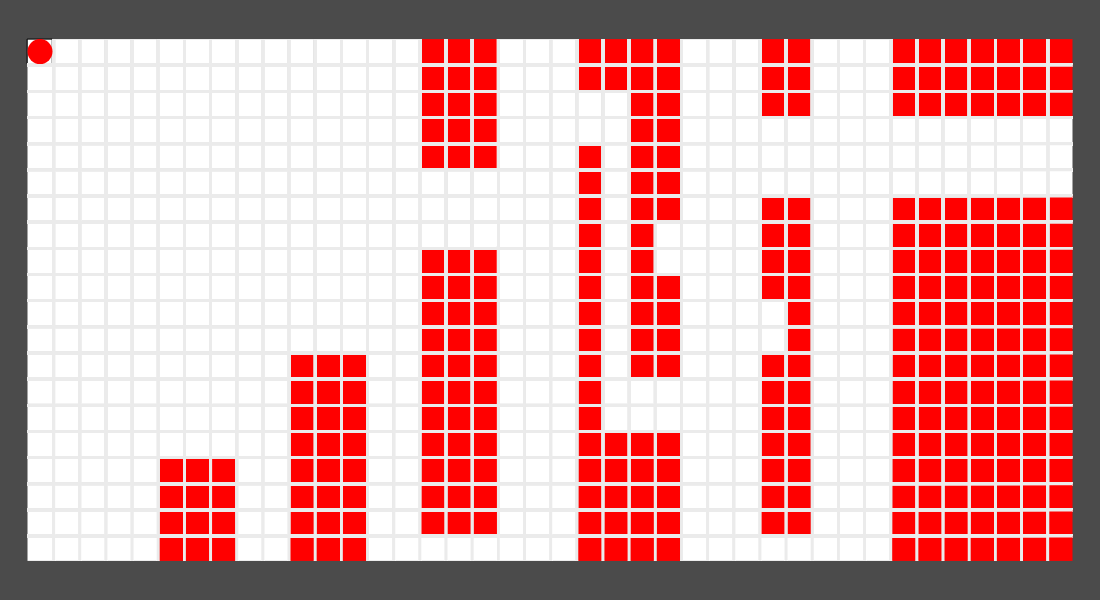
Frame 1 (no input)
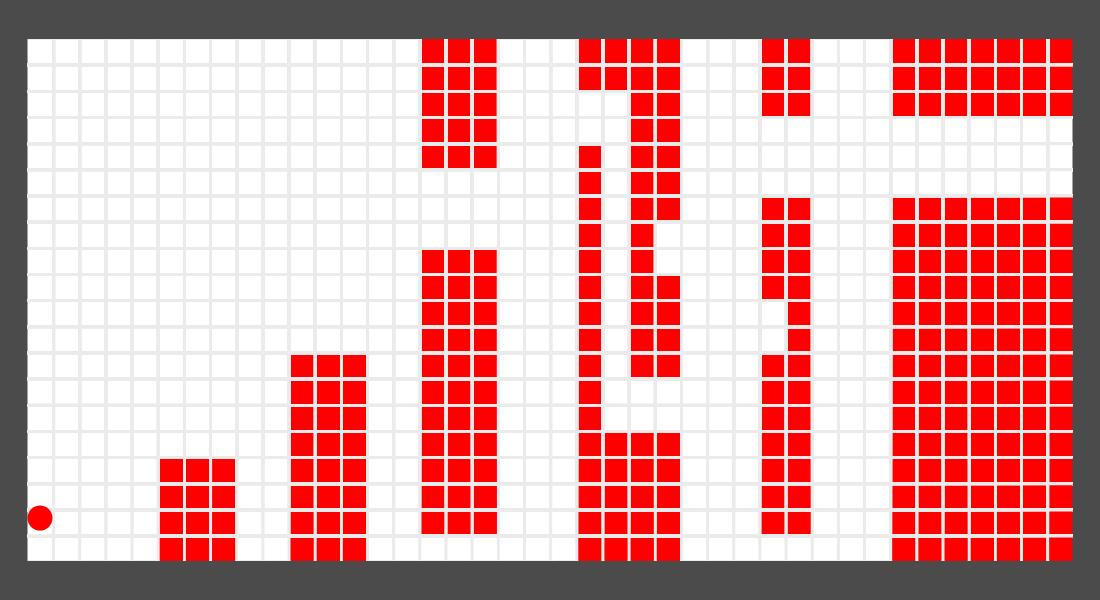
Frame 60 (no input)
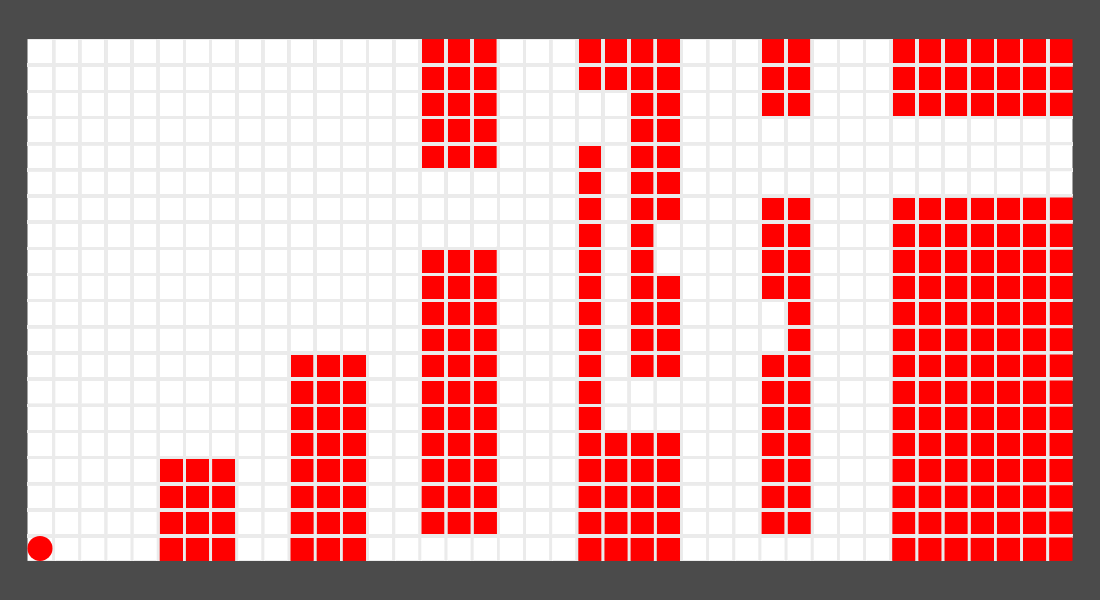
Frame 120 (the mouse pressed at the canvas centre since frame 60)

The p5.js sketch that drew these frames (run headless with seeded random() and noise() and a simulated clock; from frame 60 on, the mouse is pressed at the canvas centre):

// p5.js sketch
// ── sketch.js
//0:rectXRest, 1:rectYRest, 2:left, 3:right, 4:down, 5:playerX, 6:playerY, 7:jump, 8:jumped, 9:roof, 10:baneChange
var rest = [1, 1, true, true, true, 1, 1, false, false, false, false];
var ground = 2;
var player = {
    x: 1,
    y: 1,
    sz: 1,
}



function setup(){
    createCanvas(1100, 600);
    banen = new Bane();
    player1 = new Ball(); 

    banen.banerne();
}


function draw(){
        
        
        textSize(200);
        text('d', width+100, 1111);

        background(75);
        
        if(rest[10] == true) banen.baneSorting();
        rest = banen.banen(player.x, player.y, player.sz, rest[8]);

        ground = player1.move(rest[0], rest[1], rest[2], rest[3], rest[4], rest[5], rest[6], rest[9]);

        player = player1.display();


        
}

function keyPressed(){
    if(rest[7] == true && key == 'ArrowUp' || rest[7] == true && key == ' ' || rest[7] == true && key == 'w'){
        rest[8] = true;
        player1.jump();
    }

}

// ── Ball.js
class Ball{
    constructor(){
        this.sz = 25;
        this.x = width/2.5;
        this.y = 500;
        this.xy;
        this.velocity = createVector(0, 0);
        this.forceUp = -25;
        this.friction = 0.9;
        this.rectXRest;
        this.rectYRest;
        this.gravity = 0.6;
        this.acceleration = 0.6;
        this.airResistans = 0.95;
        this.left = true;
        this.right = true;
        this.down = true;
        this.roof = false;
    }




    move(rectXRest, rectYRest, left, right, down, x, y, roof){
        this.rectXRest = rectXRest;
        this.rectYRest = rectYRest;
        this.roof = roof;
        this.left = left;
        this.right = right;
        this.down = down;
        this.x = x;
        this.y = y;
        
        if(this.roof == true){
            this.velocity.y = 0;
        } 
        

        if(this.down == true){
            this.velocity.y += this.gravity;
            this.velocity.y *= this.airResistans;
            this.y += this.velocity.y;
        }
        if(this.left == true && keyIsDown(LEFT_ARROW) || this.left == true && keyIsDown(65)){
            this.velocity.x += this.acceleration;
            this.velocity.x *= this.friction;
            this.x -= this.velocity.x;
            if(this.x <= this.sz/2) this.x = this.sz/2;
        }
        if(this.right == true && keyIsDown(RIGHT_ARROW) || this.right == true && keyIsDown(68)){
            this.velocity.x += this.acceleration;
            this.velocity.x *= this.friction;
            this.x += this.velocity.x;
            if(this.x >= width-this.sz/2) this.x = width-this.sz/2;
        }


        if(this.x < this.rectXRest + this.sz/2){
            this.x = this.rectXRest + this.sz/2;
        }
        if(this.x > width - this.rectXRest - this.sz/2){
            this.x = width - this.rectXRest - this.sz/2;
        }
        if(this.y > height - this.sz/2 - this.rectYRest){
            this.y = height - this.sz/2 - this.rectYRest;
        }
        if(this.y < this.sz/2 + this.rectYRest){
            this.y = this.sz/2 + this.rectYRest;
        }
            

    

        return height - this.rectYRest - this.sz/2;
    }


    jump(){
       this.velocity.y = this.forceUp;
    }


    display(){
        fill(255, 0, 0);
        strokeWeight(0);
        circle(this.x, this.y, this.sz);

        this.xy = {
            x: this.x,
            y: this.y,
            sz: this.sz,
        }


        return this.xy;
    }

    
    
}


 
// ── Bane.js
class Bane{
    constructor(){
        this.rectXPos = 0;
        this.rectYPos = 0;
        this.rectAntalRowsX = 40;
        this.rectAntalRowsY = this.rectAntalRowsX/2;
        this.lineAntalRowsX = this.rectAntalRowsX-1;
        this.lineAntalRowsY = this.rectAntalRowsY-1;
        if(this.rectAntalRowsX < 2)this.rectAntalRowsX = 2;
        if(this.rectAntalRowsX%2 != 0) this.rectAntalRowsX++;
        this.rectSz = width/this.rectAntalRowsX*0.9;
        this.lineSz = width/(this.rectAntalRowsX-1)*0.05;
        this.rectYRest = (height-this.lineSz*this.lineAntalRowsY-this.rectSz*this.rectAntalRowsY)/2;
        this.rectXRest = (width-(this.rectSz*this.rectAntalRowsX + this.lineSz*this.lineAntalRowsX))/2;
        this.grid = createVector(0, 0);
        this.left = true;
        this.right = true;
        this.down = true;
        this.roof = false;
        this.returnRest = [this.rectXRest, this.rectYRest, this.left, this.right, this.down];
        this.baneArray = [];
        this.baneArray1_1 = [];
        this.baneArray1_2 = [];
        this.baneNumber;
        this.playerX;
        this.playerY;
        this.playerSz;
        this.counter;
        this.antalRowsJump = 35;
        this.antalRowsBeforeJump = 39;
        this.baneChange = false;
        
  
    }


    banerne(){
        this.baneArray1_1 = [
            //  1, 2, 3, 4, 5, 6, 7, 8, 9, 10,11,12,13,14,15,16,17,18,19,20,21,22,23,24,25,26,27,28,29,30,31,32,33,34,35,36,37,38,39,40
        /* 1 */ 0, 0, 0, 0, 0, 0, 0, 0, 0, 0, 0, 0, 0, 0, 0, 1, 1, 1, 0, 0, 0, 1, 1, 1, 1, 0, 0, 0, 1, 1, 0, 0, 0, 1, 1, 1, 1, 1, 1, 1,
        /* 2 */ 0, 0, 0, 0, 0, 0, 0, 0, 0, 0, 0, 0, 0, 0, 0, 1, 1, 1, 0, 0, 0, 1, 1, 1, 1, 0, 0, 0, 1, 1, 0, 0, 0, 1, 1, 1, 1, 1, 1, 1,
        /* 3 */ 0, 0, 0, 0, 0, 0, 0, 0, 0, 0, 0, 0, 0, 0, 0, 1, 1, 1, 0, 0, 0, 0, 0, 1, 1, 0, 0, 0, 1, 1, 0, 0, 0, 1, 1, 1, 1, 1, 1, 1,
        /* 4 */ 0, 0, 0, 0, 0, 0, 0, 0, 0, 0, 0, 0, 0, 0, 0, 1, 1, 1, 0, 0, 0, 0, 0, 1, 1, 0, 0, 0, 0, 0, 0, 0, 0, 0, 0, 0, 0, 0, 0, 0,
        /* 5 */ 0, 0, 0, 0, 0, 0, 0, 0, 0, 0, 0, 0, 0, 0, 0, 1, 1, 1, 0, 0, 0, 1, 0, 1, 1, 0, 0, 0, 0, 0, 0, 0, 0, 0, 0, 0, 0, 0, 0, 0,
        /* 6 */ 0, 0, 0, 0, 0, 0, 0, 0, 0, 0, 0, 0, 0, 0, 0, 0, 0, 0, 0, 0, 0, 1, 0, 1, 1, 0, 0, 0, 0, 0, 0, 0, 0, 0, 0, 0, 0, 0, 0, 0,
        /* 7 */ 0, 0, 0, 0, 0, 0, 0, 0, 0, 0, 0, 0, 0, 0, 0, 0, 0, 0, 0, 0, 0, 1, 0, 1, 1, 0, 0, 0, 1, 1, 0, 0, 0, 1, 1, 1, 1, 1, 1, 1,
        /* 8 */ 0, 0, 0, 0, 0, 0, 0, 0, 0, 0, 0, 0, 0, 0, 0, 0, 0, 0, 0, 0, 0, 1, 0, 1, 0, 0, 0, 0, 1, 1, 0, 0, 0, 1, 1, 1, 1, 1, 1, 1,
        /* 9 */ 0, 0, 0, 0, 0, 0, 0, 0, 0, 0, 0, 0, 0, 0, 0, 1, 1, 1, 0, 0, 0, 1, 0, 1, 0, 0, 0, 0, 1, 1, 0, 0, 0, 1, 1, 1, 1, 1, 1, 1,
       /* 10 */ 0, 0, 0, 0, 0, 0, 0, 0, 0, 0, 0, 0, 0, 0, 0, 1, 1, 1, 0, 0, 0, 1, 0, 1, 1, 0, 0, 0, 1, 1, 0, 0, 0, 1, 1, 1, 1, 1, 1, 1,
       /* 11 */ 0, 0, 0, 0, 0, 0, 0, 0, 0, 0, 0, 0, 0, 0, 0, 1, 1, 1, 0, 0, 0, 1, 0, 1, 1, 0, 0, 0, 0, 1, 0, 0, 0, 1, 1, 1, 1, 1, 1, 1,
       /* 12 */ 0, 0, 0, 0, 0, 0, 0, 0, 0, 0, 0, 0, 0, 0, 0, 1, 1, 1, 0, 0, 0, 1, 0, 1, 1, 0, 0, 0, 0, 1, 0, 0, 0, 1, 1, 1, 1, 1, 1, 1,
       /* 13 */ 0, 0, 0, 0, 0, 0, 0, 0, 0, 0, 1, 1, 1, 0, 0, 1, 1, 1, 0, 0, 0, 1, 0, 1, 1, 0, 0, 0, 1, 1, 0, 0, 0, 1, 1, 1, 1, 1, 1, 1,
       /* 14 */ 0, 0, 0, 0, 0, 0, 0, 0, 0, 0, 1, 1, 1, 0, 0, 1, 1, 1, 0, 0, 0, 1, 0, 0, 0, 0, 0, 0, 1, 1, 0, 0, 0, 1, 1, 1, 1, 1, 1, 1,
       /* 15 */ 0, 0, 0, 0, 0, 0, 0, 0, 0, 0, 1, 1, 1, 0, 0, 1, 1, 1, 0, 0, 0, 1, 0, 0, 0, 0, 0, 0, 1, 1, 0, 0, 0, 1, 1, 1, 1, 1, 1, 1,
       /* 16 */ 0, 0, 0, 0, 0, 0, 0, 0, 0, 0, 1, 1, 1, 0, 0, 1, 1, 1, 0, 0, 0, 1, 1, 1, 1, 0, 0, 0, 1, 1, 0, 0, 0, 1, 1, 1, 1, 1, 1, 1,
       /* 17 */ 0, 0, 0, 0, 0, 1, 1, 1, 0, 0, 1, 1, 1, 0, 0, 1, 1, 1, 0, 0, 0, 1, 1, 1, 1, 0, 0, 0, 1, 1, 0, 0, 0, 1, 1, 1, 1, 1, 1, 1,
       /* 18 */ 0, 0, 0, 0, 0, 1, 1, 1, 0, 0, 1, 1, 1, 0, 0, 1, 1, 1, 0, 0, 0, 1, 1, 1, 1, 0, 0, 0, 1, 1, 0, 0, 0, 1, 1, 1, 1, 1, 1, 1,
       /* 19 */ 0, 0, 0, 0, 0, 1, 1, 1, 0, 0, 1, 1, 1, 0, 0, 1, 1, 1, 0, 0, 0, 1, 1, 1, 1, 0, 0, 0, 1, 1, 0, 0, 0, 1, 1, 1, 1, 1, 1, 1,
       /* 20 */ 0, 0, 0, 0, 0, 1, 1, 1, 0, 0, 1, 1, 1, 0, 0, 0, 0, 0, 0, 0, 0, 1, 1, 1, 1, 0, 0, 0, 0, 0, 0, 0, 0, 1, 1, 1, 1, 1, 1, 1,  
        ]
        this.baneArray1_2 = [
            //  1, 2, 3, 4, 5, 6, 7, 8, 9, 10,11,12,13,14,15,16,17,18,19,20,21,22,23,24,25,26,27,28,29,30,31,32,33,34,35,36,37,38,39,40
        /* 1 */ 0, 0, 0, 0, 0, 0, 0, 0, 0, 0, 0, 0, 0, 0, 0, 1, 1, 1, 0, 0, 0, 1, 1, 1, 1, 0, 0, 0, 1, 1, 0, 0, 0, 1, 1, 1, 1, 1, 1, 1,
        /* 2 */ 0, 0, 0, 0, 0, 0, 0, 0, 0, 0, 0, 0, 0, 0, 0, 1, 1, 1, 0, 0, 0, 1, 1, 1, 1, 0, 0, 0, 1, 1, 0, 0, 0, 1, 1, 1, 1, 1, 1, 1,
        /* 3 */ 0, 0, 0, 0, 0, 0, 0, 0, 0, 0, 0, 0, 0, 0, 0, 1, 1, 1, 0, 0, 0, 0, 0, 1, 1, 0, 0, 0, 1, 1, 0, 0, 0, 1, 1, 1, 1, 1, 1, 1,
        /* 4 */ 0, 0, 0, 0, 0, 0, 0, 0, 0, 0, 0, 0, 0, 0, 0, 1, 1, 1, 0, 0, 0, 0, 0, 1, 1, 0, 0, 0, 0, 0, 0, 0, 0, 0, 0, 0, 0, 0, 0, 0,
        /* 5 */ 0, 0, 0, 0, 0, 0, 0, 0, 0, 0, 0, 0, 0, 0, 0, 1, 1, 1, 0, 0, 0, 1, 0, 1, 1, 0, 0, 0, 0, 0, 0, 0, 0, 0, 0, 0, 0, 0, 0, 0,
        /* 6 */ 0, 0, 0, 0, 0, 0, 0, 0, 0, 0, 0, 0, 0, 0, 0, 0, 0, 0, 0, 0, 0, 1, 0, 1, 1, 0, 0, 0, 0, 0, 0, 0, 0, 0, 0, 0, 0, 0, 0, 0,
        /* 7 */ 0, 0, 0, 0, 0, 0, 0, 0, 0, 0, 0, 0, 0, 0, 0, 0, 0, 0, 0, 0, 0, 1, 0, 1, 1, 0, 0, 0, 1, 1, 0, 0, 0, 1, 1, 1, 1, 1, 1, 1,
        /* 8 */ 0, 0, 0, 0, 0, 0, 0, 0, 0, 0, 0, 0, 0, 0, 0, 0, 0, 0, 0, 0, 0, 1, 0, 1, 0, 0, 0, 0, 1, 1, 0, 0, 0, 1, 1, 1, 1, 1, 1, 1,
        /* 9 */ 0, 0, 0, 0, 0, 0, 0, 0, 0, 0, 0, 0, 0, 0, 0, 1, 1, 1, 0, 0, 0, 1, 0, 1, 0, 0, 0, 0, 1, 1, 0, 0, 0, 1, 1, 1, 1, 1, 1, 1,
       /* 10 */ 0, 0, 0, 0, 0, 0, 0, 0, 0, 0, 0, 0, 0, 0, 0, 1, 1, 1, 0, 0, 0, 1, 0, 1, 1, 0, 0, 0, 1, 1, 0, 0, 0, 1, 1, 1, 1, 1, 1, 1,
       /* 11 */ 0, 0, 0, 0, 0, 0, 0, 0, 0, 0, 0, 0, 0, 0, 0, 1, 1, 1, 0, 0, 0, 1, 0, 1, 1, 0, 0, 0, 0, 1, 0, 0, 0, 1, 1, 1, 1, 1, 1, 1,
       /* 12 */ 0, 0, 0, 0, 0, 0, 0, 0, 0, 0, 0, 0, 0, 0, 0, 1, 1, 1, 0, 0, 0, 1, 0, 1, 1, 0, 0, 0, 0, 1, 0, 0, 0, 1, 1, 1, 1, 1, 1, 1,
       /* 13 */ 0, 0, 0, 0, 0, 0, 0, 0, 0, 0, 1, 1, 1, 0, 0, 1, 1, 1, 0, 0, 0, 1, 0, 1, 1, 0, 0, 0, 1, 1, 0, 0, 0, 1, 1, 1, 1, 1, 1, 1,
       /* 14 */ 0, 0, 0, 0, 0, 0, 0, 0, 0, 0, 1, 1, 1, 0, 0, 1, 1, 1, 0, 0, 0, 1, 0, 0, 0, 0, 0, 0, 1, 1, 0, 0, 0, 1, 1, 1, 1, 1, 1, 1,
       /* 15 */ 0, 0, 0, 0, 0, 0, 0, 0, 0, 0, 1, 1, 1, 0, 0, 1, 1, 1, 0, 0, 0, 1, 0, 0, 0, 0, 0, 0, 1, 1, 0, 0, 0, 1, 1, 1, 1, 1, 1, 1,
       /* 16 */ 0, 0, 0, 0, 0, 0, 0, 0, 0, 0, 1, 1, 1, 0, 0, 1, 1, 1, 0, 0, 0, 1, 1, 1, 1, 0, 0, 0, 1, 1, 0, 0, 0, 1, 1, 1, 1, 1, 1, 1,
       /* 17 */ 0, 0, 0, 0, 0, 1, 1, 1, 0, 0, 1, 1, 1, 0, 0, 1, 1, 1, 0, 0, 0, 1, 1, 1, 1, 0, 0, 0, 1, 1, 0, 0, 0, 1, 1, 1, 1, 1, 1, 1,
       /* 18 */ 0, 0, 0, 0, 0, 1, 1, 1, 0, 0, 1, 1, 1, 0, 0, 1, 1, 1, 0, 0, 0, 1, 1, 1, 1, 0, 0, 0, 1, 1, 0, 0, 0, 1, 1, 1, 1, 1, 1, 1,
       /* 19 */ 0, 0, 0, 0, 0, 1, 1, 1, 0, 0, 1, 1, 1, 0, 0, 1, 1, 1, 0, 0, 0, 1, 1, 1, 1, 0, 0, 0, 1, 1, 0, 0, 0, 1, 1, 1, 1, 1, 1, 1,
       /* 20 */ 0, 0, 0, 0, 0, 1, 1, 1, 0, 0, 1, 1, 1, 0, 0, 0, 0, 0, 0, 0, 0, 1, 1, 1, 1, 0, 0, 0, 0, 0, 0, 0, 0, 1, 1, 1, 1, 1, 1, 1,  
        ]




        this.baneArray = this.baneArray1_1;
    }


    banen(playerX, playerY, playerSz, jumped){
        this.playerSz = playerSz;
        this.playerX = playerX;
        this.playerY = playerY;
        this.jumped = jumped;
        this.right = true;
        this.left = true;
        this.down = true;
        this.jump = false;
        this.roof = false;
        

        

        for(this.grid.y = 0; this.grid.y < this.rectAntalRowsY; this.grid.y++){ //dette laver det firkantet grid på y-aksen
            for(this.grid.x = 0; this.grid.x < this.rectAntalRowsX; this.grid.x++){ //dette laver det firkantet grid på x-aksen
                this.rectXPos = this.grid.x * this.rectSz + this.grid.x * this.lineSz + this.rectXRest; //blokkens x-position
                this.rectYPos = this.grid.y * this.rectSz + this.grid.y * this.lineSz + this.rectYRest; //blokkens y-position
                this.baneNumber = this.grid.x + this.grid.y * this.rectAntalRowsX; //blokkens id eller nummer ifh. til arrayet
                fill(255);

                





                // hele if-statementet kigger på om baneArray i 'n' er lig med 1 og hvis det er det, så er det en blok, som man kan træde på
                if(this.baneArray[this.baneNumber] == 1 || mouseIsPressed && this.rectXPos <= mouseX && this.rectXPos + this.rectSz >= mouseX && this.rectYPos <= mouseY && this.rectYPos + this.rectSz >= mouseY){
                    this.baneArray[this.baneNumber] = 1;
                    fill(255, 0 ,0);

                    if(this.jumped == false && this.playerX >= this.rectXPos - this.lineSz && this.playerX <= this.rectXPos + this.rectSz + this.lineSz && this.playerY <= this.rectYPos + this.rectSz/2 - 1 && this.playerY + this.playerSz/2 + this.lineSz >= this.rectYPos){
                        this.down = false; // denne if statement gør at man stopper med at udregne tyngdekraften i Ball.js og ens player rykker sig ikke fra y-aksen når man står på en blok
                        this.playerY = this.rectYPos - this.playerSz/2 - this.lineSz;
                        print("down = false: " + this.down);
                    }
                    if(this.playerX >= this.rectXPos - this.lineSz && this.playerX <= this.rectXPos + this.rectSz + this.lineSz && this.playerY >= this.rectYPos + this.rectSz/2 + 1 && this.playerY <= this.rectYPos + this.rectSz + this.playerSz/2 + this.lineSz){
                        this.playerY = this.rectYPos + this.rectSz + this.playerSz/2 + this.lineSz;
                        this.roof = true; // denne if statement gør at man ændre velocity i Ball.js til 0 og ens player falder ned når man rammer en blok oven over en selv
                        print("down = true: " + this.down);
                    }
                    if(this.rectXPos + this.rectSz/2 - 1 >= this.playerX && this.rectXPos <= this.playerX + this.playerSz/2 + this.lineSz && this.rectYPos - this.lineSz <= this.playerY && this.rectYPos >= this.playerY - this.rectSz - this.playerSz/2 - this.lineSz + 1){
                        this.right = false; // denne if statement gør at man ikke kan gå til højre, hvis man rammer en blok ved at trykke højre arrow
                        this.playerX = this.rectXPos - this.playerSz/2 - this.lineSz;
                        print("right = false: " + this.right);
                    }

                    if(this.rectXPos + this.rectSz/2 + 1 <= this.playerX && this.rectXPos + this.rectSz + this.playerSz/2 + this.lineSz >= this.playerX && this.rectYPos - this.lineSz <= this.playerY && this.rectYPos >= this.playerY - this.rectSz - this.playerSz/2 - this.lineSz + 1){ 
                        this.left = false; // denne if statement gør at man ikke kan gå til venstre, hvis man rammer en blok ved at trykke venstre arrow
                        this.playerX = this.rectXPos + this.rectSz + this.playerSz/2 + this.lineSz;
                        print("left = false: " + this.left);
                    }

                    if(this.playerY == this.rectYPos - this.playerSz/2 - this.lineSz){ //gør sådan at playeren kan hoppe på blokkene
                        this.jump = true;
                    }

                } 


                rect(this.rectXPos, this.rectYPos, this.rectSz, this.rectSz);
                
               
                stroke(235);
                strokeCap(SQUARE);
                strokeWeight(this.lineSz*2);
                if(this.grid.y != 0)
                line(this.rectXRest, this.rectYPos, width - this.rectXRest, this.rectYPos);
                if(this.grid.x != 0)
                line(this.rectXPos, this.rectYRest, this.rectXPos, height - this.rectYRest);
                noStroke();
                
               

                //gør sådan at banen ændre sig i sketch.js ved at kalde baneSortering
                if(this.playerX >= this.rectXPos && this.grid.x >= this.antalRowsBeforeJump){
                    this.baneChange = true;
                    this.playerX -= (this.rectSz + this.lineSz) * (this.antalRowsJump + 1) + this.playerSz;
                }


            }
           
            
        }

        this.jumped = false; // gør sådan at playeren kan hoppe ellers ville playeren ikke hopppe når down == false og bare blive på blokken

        if(height - this.playerSz/2 - this.rectYRest == this.playerY){ //gør sådan at playeren kan hoppe i grundfladen
           this.jump = true; 
        } 

        if(this.playerY <= this.rectYRest + this.playerSz/2){ // gør sådan at playeren falder med det samme når den rammer taget
            this.playerY = this.rectYRest + this.playerSz/2;
            this.roof = true;
        }
        this.returnRest = [this.rectXRest, this.rectYRest, this.left, this.right, this.down, this.playerX, this.playerY, this.jump, this.jumped, this.roof, this.baneChange];
        return this.returnRest;
    }




    baneSorting(){
        //rykker arayet og hele gridet, ligesom at rykke ens kamera, sådan at der kommer en ny adition til banen, sådan at det er en lang bane
       
        for(this.counter = 0; this.counter < this.rectAntalRowsX * this.rectAntalRowsY; this.counter ++){
            if(this.counter % this.rectAntalRowsX == 0)this.baneArray.splice(this.counter, this.antalRowsJump);
            if(this.counter % this.rectAntalRowsX >= this.rectAntalRowsX - this.antalRowsJump)this.baneArray.splice(this.counter, 0, this.baneArray1_2[this.counter - (this.rectAntalRowsX - this.antalRowsJump)]);
        }
        this.baneChange = false;
    }


}

// ── Display.js
class Display{
    constructor(){
        this.startButton;
        }

    
    startScreen(starter){

         

        background(235);
        textSize(30);
        text("Flowets betydning", width/2.5, height/12);
        
        this.startButton = createButton("start");
        this.startButton.position(width/2, height/2);
        
        if(starter == true){
            // this.startButton.remove();
            console.log("Det virker meget mærkeligt");
            return true;
        }
        

        if(starter != true){
            starter = this.startButton.mousePressed(starting);
            if(starter != true) starter = false;
           
        } 
        
        return false;



        
    }
    
    
} 

function starting(){
        console.log("starter");
        return 1;

    }
// ── Main.js
//0:rectXRest, 1:rectYRest, 2:left, 3:right, 4:down, 5:playerX, 6:playerY, 7:jump, 8:jumped, 9:roof, 10:baneChange
var rest = [1, 1, true, true, true, 1, 1, false, false, false, false];
var player = { //jeg laver dette array, som tager værdierne senere, som jeg får fra klassen Ball.js i metoden display fra objektet 'xy'.
    x: 0,
    y: 60, //denne værdi er den eneste vigtige da den betyder hvor playeren starter henne, jeg godt kunne havde gjordt noget andet, men det var ikke betydende så længe der ikke fandtes en brik i den y-position i starten af hver bane.
    sz: 0,
}



function setup(){ //jeg danner et canvas og et objekt til klasserne: Bane.js og Ball.js
    createCanvas(1100, 600);
    banen = new Bane(); 
    player1 = new Ball(); 

    banen.banerne(); //Jeg danner den først bane
}


function draw(){

        background(75); //backgrounden og det der hele tiden resetter mit canvas
        
        if(rest[10] == true) banen.banerne(); //hvis baneChange er true, som sker når ens player.x = er nået til 39 brick i x-aksen, som man kan se på variablen this.antalRowsBeforeJump i bane.js.
        rest = banen.banen(player.x, player.y, player.sz, rest[8]); //da inheritance i javascript er besværligt, så valgte jeg at returne objekter for at gøre det nemmest for mig selv + den kalder metoden banen i klassen bane.js

        player1.move(rest[0], rest[1], rest[2], rest[3], rest[4], rest[5], rest[6], rest[9]); //Man kan læse, hvad argumenterne er på linje 1 i kommentaren + den kalder metoden move, som ændre hastigheden på playeren

        player = player1.display(); //objektet player bliver sat til de værdier som xy objekter var sat til i Ball.js og playeren bliver vist.


        
}
//playeren hopper, hvis man enten trykker mellemrum, piltast opad, eller 'w'. Dog skal man også være på en flad flade før det virker.
function keyPressed(){ 
    if(rest[7] == true && key == 'ArrowUp' || rest[7] == true && key == ' ' || rest[7] == true && key == 'w'){
        rest[8] = true;
        player1.jump(); //her intiere man hoppet
    }

}
